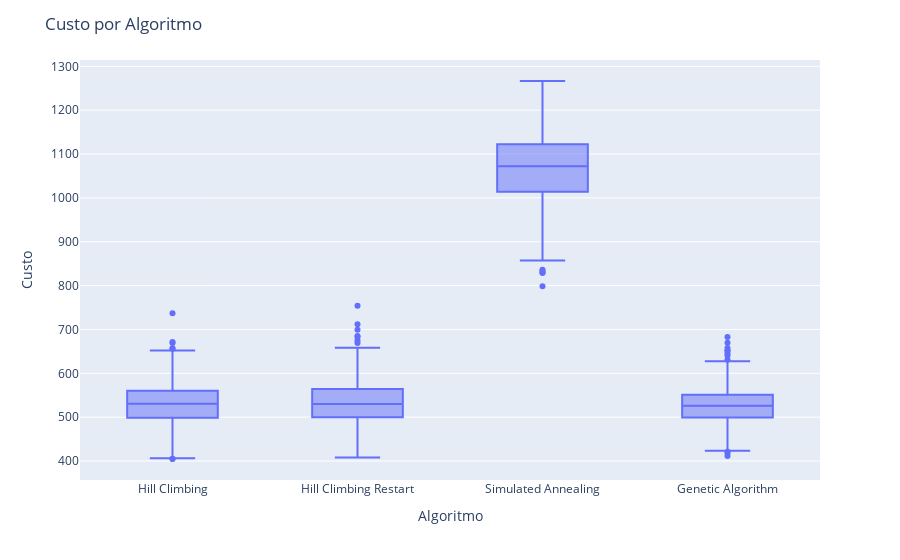

The cell this chart's notebook holds for it:
### Code cell
px.box(df_custo_T, y=df_custo_T.columns.tolist()).update_layout(
    xaxis_title="Algoritmo", yaxis_title="Custo", title="Custo por Algoritmo")

### Figure 1 — Plotly figure (JSON) as saved in the notebook; plotly's stock layout.template omitted (floating-point values rounded to 4 significant figures; data arrays with more than 128 entries replaced by an {"elided": "..."} marker saying what was removed)
{"data": [{"alignmentgroup": "True", "hovertemplate": "variable=%{x}<br>value=%{y}<extra></extra>", "legendgroup": "", "marker": {"color": "#636efa"}, "name": "", "notched": false, "offsetgroup": "", "orientation": "v", "showlegend": false, "type": "box", "x": {"elided": "4000 str values"}, "x0": " ", "xaxis": "x", "y": {"elided": "4000 float values"}, "y0": " ", "yaxis": "y"}], "layout": {"boxmode": "group", "legend": {"tracegroupgap": 0}, "margin": {"t": 60}, "title": {"text": "Custo por Algoritmo"}, "xaxis": {"anchor": "y", "domain": [0, 1], "title": {"text": "Algoritmo"}}, "yaxis": {"anchor": "x", "domain": [0, 1], "title": {"text": "Custo"}}}}
